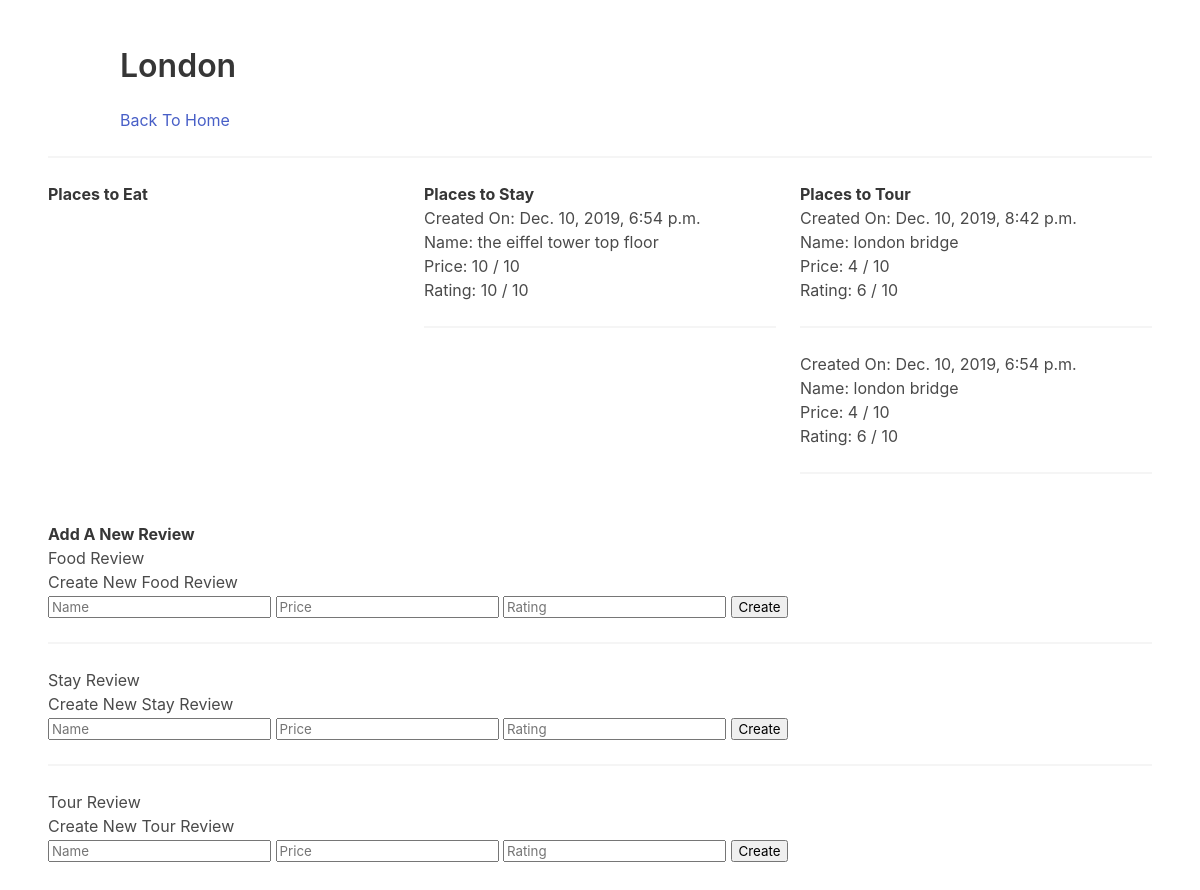
The page /place/London on the database its author committed.
### core/models.py (models this page shows, shortened)
class Place(models.Model):
    name = models.CharField(max_length=140)
    urlName = models.CharField(max_length=140, blank=True, null=True)

class StayReview(models.Model):
    author = models.ForeignKey(User, on_delete=models.DO_NOTHING)
    body = models.CharField(max_length=140)
    created_at = models.DateTimeField(auto_now=True)
    num_likes = models.IntegerField(default=0)
    price = models.IntegerField(default = 0)
    rating = models.IntegerField(default = 0)
    place = models.ForeignKey(Place, on_delete=models.CASCADE, blank=True, null=True)

class TourReview(models.Model):
    author = models.ForeignKey(User, on_delete=models.DO_NOTHING)
    body = models.CharField(max_length=140)
    created_at = models.DateTimeField(auto_now=True)
    num_likes = models.IntegerField(default=0)
    price = models.IntegerField(default = 0)
    rating = models.IntegerField(default = 0)
    place = models.ForeignKey(Place, on_delete=models.CASCADE, blank=True, null=True)

### core/views.py (the view)
# urls.py: path('place/<str:urlName>', place, name='place'),
def place(request, urlName):
    if request.method == "POST":
        body = request.POST["name"]
        price = request.POST["price"]
        rating = request.POST["rating"]
        p = Place.objects.get(urlName=urlName)
        if 'food' in request.POST:
            f = FoodReview.objects.create(author=request.user, body=body, num_likes=0, price=price, rating=rating, place=p)
        elif 'stay' in request.POST:
            s = StayReview.objects.create(author=request.user, body=body, num_likes=0, price=price, rating=rating, place=p)
        elif 'tour' in request.POST:
            t = TourReview.objects.create(author=request.user, body=body, num_likes=0, price=price, rating=rating, place=p)
        return redirect(request.META['HTTP_REFERER'])
    else:
        place = Place.objects.get(urlName=urlName)
        foodRev = FoodReview.objects.filter(place=place)
        stayRev = StayReview.objects.filter(place=place)
        tourRev = TourReview.objects.filter(place=place)
        return render(request, "place.html", {"place": place, "foodRev": foodRev, "stayRev" : stayRev, "tourRev": tourRev})

### core/templates/place.html (shortened to what this page needs)
<!DOCTYPE html>
<html>
  <head>
    <link rel="stylesheet" href="https://cdn.jsdelivr.net/npm/bulma@0.8.0/css/bulma.min.css">
  </head>
  <body>
  <section class="section">
    <div class="container">
      <h1 class="title">
        {{place.name}}
      </h1>
      <a href="/">Back To Home</a>
    </div>
    <hr>
    <div class="columns">
                <div class="column">
                                <strong> Places to Eat </strong>
                </div>
                <div class="column">
                                <strong> Places to Stay </strong>
                                {% for s in stayRev %}
                                        <p> Created On: {{s.created_at}}</p>
                                        <p> Name: {{s.body}} </p>
                                       <p> Price: {{s.price}} / 10</p>
                                       <p> Rating: {{s.rating}} / 10</p>
                                        <hr>
                                {% endfor %}
                </div>
                <div class="column">
                                <strong> Places to Tour </strong>
                                {% for t in tourRev %}
                                       <p> Created On: {{t.created_at}}</p>
                                       <p> Name: {{t.body}} </p>
                                       <p> Price: {{t.price}} / 10</p>
                                       <p> Rating: {{t.rating}} / 10</p>
                                        <hr>
                                {% endfor %}
                </div>
              </div>
<strong>Add A New Review</strong>
<h5> Food Review </h5>
<form method="POST" action={{place.urlName}}>
    <p>Create New Food Review</p>
    <input name="name" placeholder="Name" />
    <input name="price" placeholder="Price" />
    <input name="rating" placeholder="Rating" />
    <input type="submit" name="food" value="Create"/>
</form>
<hr>
<h5> Stay Review </h5>
<form method="POST" action={{place.urlName}}>
    <p>Create New Stay Review</p>
    <input name="name" placeholder="Name" />
    <input name="price" placeholder="Price" />
    <input name="rating" placeholder="Rating" />
    <input type="submit" name="stay" value="Create"/>
</form>
<hr>
<h5> Tour Review </h5>
<form method="POST" action={{place.urlName}}>
    <p>Create New Tour Review</p>
    <input name="name" placeholder="Name" />
    <input name="price" placeholder="Price" />
    <input name="rating" placeholder="Rating" />
    <input type="submit" name="tour" value="Create"/>
</form>
  </section>
  </body>
</html>

### rows shown on the page
Place: name "London"
StayReview: created_at "Dec. 10, 2019, 6:54 p.m.", body "the eiffel tower top floor", price "10", rating "10"
TourReview: created_at "Dec. 10, 2019, 8:42 p.m.", body "london bridge", price "4", rating "6"
TourReview: created_at "Dec. 10, 2019, 6:54 p.m.", body "london bridge", price "4", rating "6"
